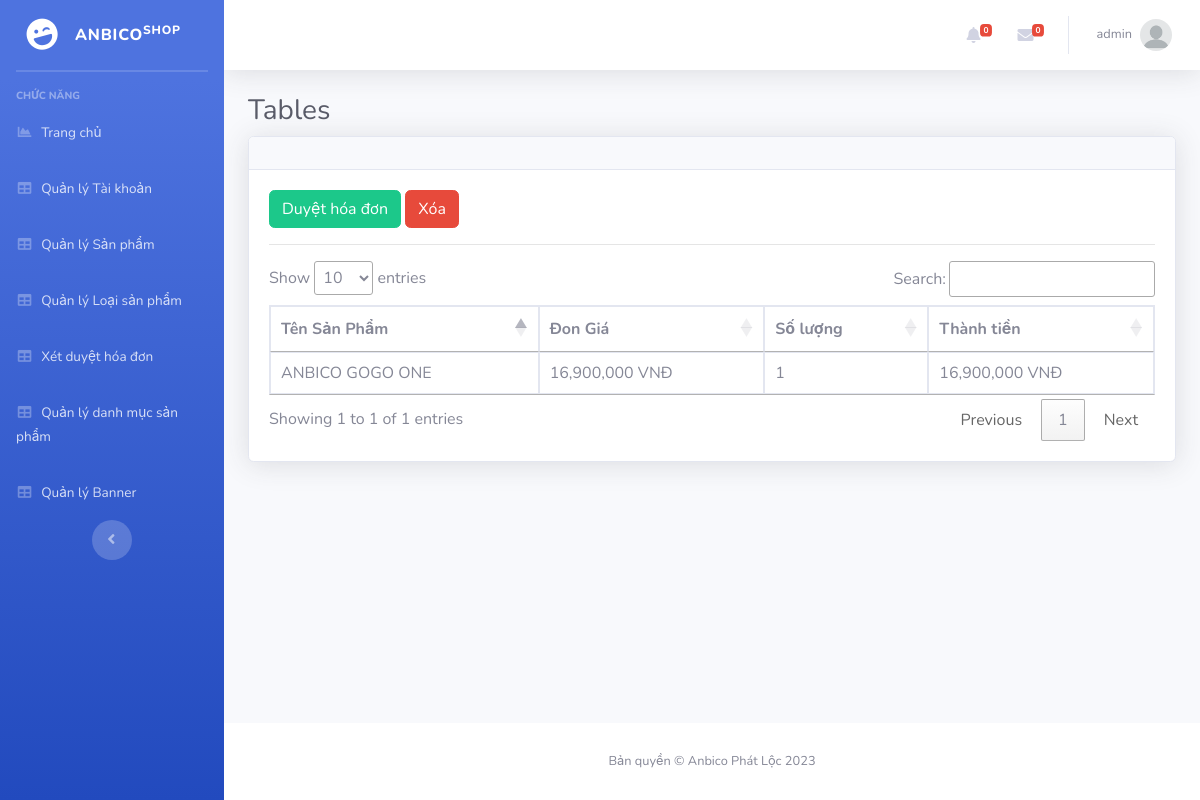
Screenshot of /admin/?mod=hoadon&act=chitiet&id=16 (signed in) with the database file from the repository.
### tables this page shows
CREATE TABLE `chitiethoadon` (
  `MaHD` int(11) NOT NULL,
  `MaSP` int(11) NOT NULL,
  `SoLuong` int(11) NOT NULL,
  `DonGia` float NOT NULL
);

CREATE TABLE `sanpham` (
  `MaSP` int(11) NOT NULL,
  `MaLSP` int(11) NOT NULL,
  `MaDM` int(11) NOT NULL,
  `TenSP` varchar(70) NOT NULL,
  `DonGia` int(11) NOT NULL,
  `SoLuong` int(10) UNSIGNED NOT NULL DEFAULT 1,
  `HinhAnh1` varchar(200) NOT NULL,
  `HinhAnh2` varchar(255) DEFAULT NULL,
  `HinhAnh3` varchar(255) DEFAULT NULL,
  `MaKM` int(11) NOT NULL,
  `ManHinh` varchar(50) DEFAULT NULL,
  `HDH` varchar(50) DEFAULT NULL,
  `CamSau` varchar(50) DEFAULT NULL,
  `CamTruoc` varchar(50) DEFAULT NULL,
  `CPU` varchar(50) DEFAULT NULL,
  `Ram` varchar(50) DEFAULT NULL,
  `Rom` varchar(50) DEFAULT NULL,
  `SDCard` varchar(50) DEFAULT NULL,
  `Pin` varchar(50) DEFAULT NULL,
  `SoSao` int(11) NOT NULL,
  `SoDanhGia` int(11) NOT NULL,
  `TrangThai` int(11) NOT NULL,
  `MoTa` text NOT NULL,
  `ThoiGian` datetime DEFAULT NULL
);

### Admin/MVC/controllers/HoadonController.php (called while the page is built, shortened)
<?php
require_once("MVC/models/hoadon.php");
class HoaDonController
{
    var $hoadon_model;
    public function __construct()
    {
        $this->hoadon_model = new Hoadon();
    }
    function chitiet()
    {
        $id = isset($_GET['id']) ? $_GET['id'] : 1;
        $data = $this->hoadon_model->chitiethoadon($id);
        require_once("MVC/Views/Admin/index.php");
    }
}

### Admin/MVC/Models/connection.php (called while the page is built, shortened)
<?php
    class Connection{
        function __construct()
        {
            $this->conn = new mysqli("localhost", "root", "", "shopbike");
        }
    }
?>

### Admin/MVC/Models/model.php (called while the page is built, shortened)
<?php
require_once("connection.php");
class Model
{
    function __construct()
    {
        $conn_obj = new Connection();
        $this->conn = $conn_obj->conn;
    }
}

### Admin/MVC/Models/hoadon.php (called while the page is built, shortened)
<?php
require_once("model.php");
class Hoadon extends Model
{
    function chitiethoadon($id){
        $query = "SELECT ct.*, s.TenSP as Ten FROM chitiethoadon as ct, sanpham as s, hoadon as hd WHERE ct.MaSP = s.MaSP AND ct.MaHD = hd.MaHD AND hd.MaHD = $id ORDER BY hd.NgayLap DESC";
        require("result.php");
        return $data;
    }
}

### Admin/MVC/Models/result.php (called while the page is built)
<?php
$result = $this->conn->query($query);
$data = array();
while ($row = $result->fetch_assoc()) {
    $data[] = $row;
}
?>

### Admin/MVC/Views/hoadon/detail.php (the view, shortened to what this page needs)
<?php if(isset($data) and $data != null){ ?>
<a href="?mod=hoadon&act=xetduyet&id=<?= $data['0']['MaHD'] ?>" class="btn btn-success">Duyệt hóa đơn</a>
<a href="?mod=hoadon&act=delete&id=<?= $data['0']['MaHD'] ?>" onclick="return confirm('Bạn có thật sự muốn xóa ?');" type="button" class="btn btn-danger">Xóa</a>
<?php } ?>
<hr>
<table class="table table-bordered" id="dataTable" width="100%" cellspacing="0">
    <thead>
        <tr>
            <th scope="col">Tên Sản Phẩm</th>
            <th scope="col">Đon Giá</th>
            <th scope="col">Số lượng</th>
            <th scope="col">Thành tiền</th>
        </tr>
    </thead>
    <tbody>
        <?php foreach ($data as $row) { ?>
            <tr>
                <td><?= $row['Ten'] ?></td>
                <td><?= number_format($row['DonGia']) ?> VNĐ</td>
                <td><?= $row['SoLuong'] ?></td>
                <td><?= number_format($row['DonGia'] * $row['SoLuong']) ?> VNĐ</td>
            </tr>
        <?php } ?>
</table>

### rows the page displays
chitiethoadon: MaSP.TenSP "ANBICO GOGO ONE", DonGia "16,900,000", SoLuong "1", $row['DonGia'] * $row['SoLuong'] "16,900,000"

### other values shown
$_SESSION['login']['TaiKhoan'] "admin"
